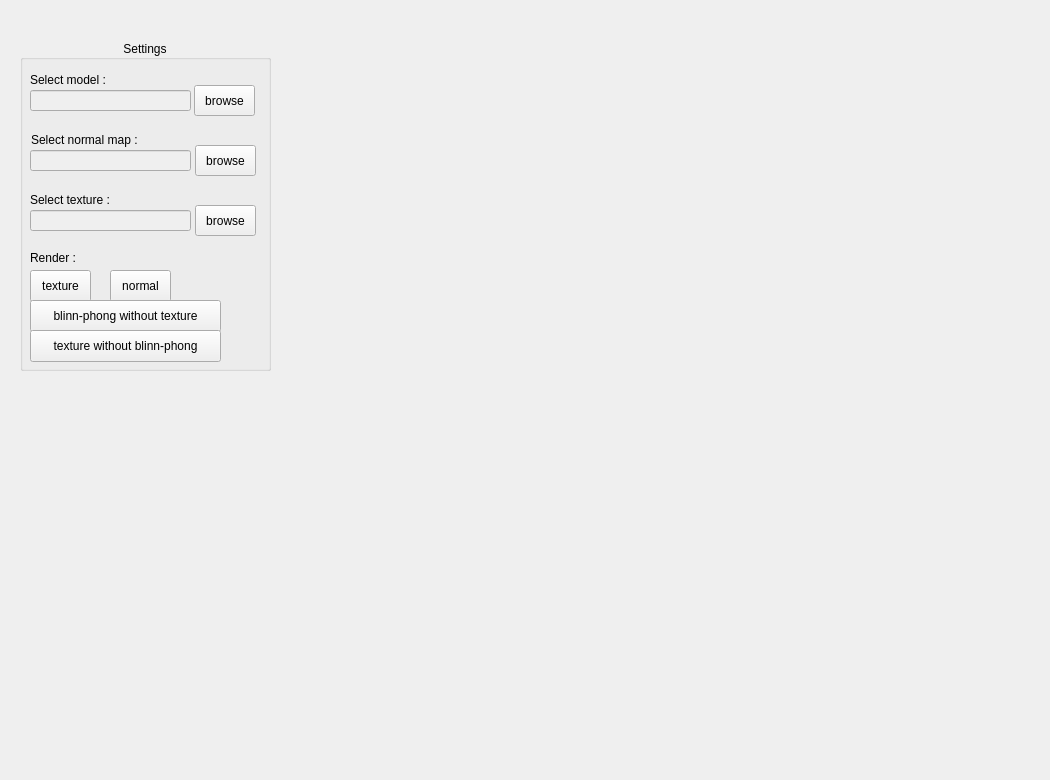
<?xml version="1.0" encoding="UTF-8"?>
<ui version="4.0">
 <class>MainWindow</class>
 <widget class="QMainWindow" name="MainWindow">
  <property name="geometry">
   <rect>
    <x>0</x>
    <y>0</y>
    <width>1050</width>
    <height>780</height>
   </rect>
  </property>
  <property name="windowTitle">
   <string>render GUI</string>
  </property>
  <property name="autoFillBackground">
   <bool>true</bool>
  </property>
  <widget class="QWidget" name="centralwidget">
   <widget class="QGroupBox" name="settings">
    <property name="geometry">
     <rect>
      <x>20</x>
      <y>40</y>
      <width>251</width>
      <height>331</height>
     </rect>
    </property>
    <property name="title">
     <string>Settings</string>
    </property>
    <property name="alignment">
     <set>Qt::AlignCenter</set>
    </property>
    <property name="flat">
     <bool>false</bool>
    </property>
    <property name="checkable">
     <bool>false</bool>
    </property>
    <widget class="QLabel" name="label">
     <property name="geometry">
      <rect>
       <x>10</x>
       <y>30</y>
       <width>101</width>
       <height>20</height>
      </rect>
     </property>
     <property name="text">
      <string>Select model : </string>
     </property>
    </widget>
    <widget class="QPushButton" name="pushButton">
     <property name="geometry">
      <rect>
       <x>174</x>
       <y>45</y>
       <width>61</width>
       <height>31</height>
      </rect>
     </property>
     <property name="text">
      <string>browse</string>
     </property>
    </widget>
    <widget class="QLabel" name="label_2">
     <property name="geometry">
      <rect>
       <x>11</x>
       <y>90</y>
       <width>131</width>
       <height>20</height>
      </rect>
     </property>
     <property name="text">
      <string>Select normal map : </string>
     </property>
    </widget>
    <widget class="QPushButton" name="pushButton_2">
     <property name="geometry">
      <rect>
       <x>175</x>
       <y>105</y>
       <width>61</width>
       <height>31</height>
      </rect>
     </property>
     <property name="text">
      <string>browse</string>
     </property>
    </widget>
    <widget class="QLabel" name="label_3">
     <property name="geometry">
      <rect>
       <x>10</x>
       <y>150</y>
       <width>131</width>
       <height>20</height>
      </rect>
     </property>
     <property name="text">
      <string>Select texture : </string>
     </property>
    </widget>
    <widget class="QPushButton" name="pushButton_3">
     <property name="geometry">
      <rect>
       <x>175</x>
       <y>165</y>
       <width>61</width>
       <height>31</height>
      </rect>
     </property>
     <property name="text">
      <string>browse</string>
     </property>
    </widget>
    <widget class="QLineEdit" name="lineEdit">
     <property name="enabled">
      <bool>false</bool>
     </property>
     <property name="geometry">
      <rect>
       <x>10</x>
       <y>50</y>
       <width>161</width>
       <height>21</height>
      </rect>
     </property>
    </widget>
    <widget class="QLineEdit" name="lineEdit_2">
     <property name="enabled">
      <bool>false</bool>
     </property>
     <property name="geometry">
      <rect>
       <x>10</x>
       <y>110</y>
       <width>161</width>
       <height>21</height>
      </rect>
     </property>
    </widget>
    <widget class="QLineEdit" name="lineEdit_3">
     <property name="enabled">
      <bool>false</bool>
     </property>
     <property name="geometry">
      <rect>
       <x>10</x>
       <y>170</y>
       <width>161</width>
       <height>21</height>
      </rect>
     </property>
    </widget>
    <widget class="QLabel" name="label_4">
     <property name="geometry">
      <rect>
       <x>10</x>
       <y>210</y>
       <width>58</width>
       <height>16</height>
      </rect>
     </property>
     <property name="text">
      <string>Render :</string>
     </property>
    </widget>
    <widget class="QPushButton" name="texture">
     <property name="geometry">
      <rect>
       <x>10</x>
       <y>230</y>
       <width>61</width>
       <height>32</height>
      </rect>
     </property>
     <property name="text">
      <string>texture</string>
     </property>
    </widget>
    <widget class="QPushButton" name="normal">
     <property name="geometry">
      <rect>
       <x>90</x>
       <y>230</y>
       <width>61</width>
       <height>32</height>
      </rect>
     </property>
     <property name="text">
      <string>normal</string>
     </property>
    </widget>
    <widget class="QPushButton" name="blinnPhong">
     <property name="geometry">
      <rect>
       <x>10</x>
       <y>260</y>
       <width>191</width>
       <height>32</height>
      </rect>
     </property>
     <property name="text">
      <string>blinn-phong without texture</string>
     </property>
    </widget>
    <widget class="QPushButton" name="noBlinnPhong">
     <property name="geometry">
      <rect>
       <x>10</x>
       <y>290</y>
       <width>191</width>
       <height>32</height>
      </rect>
     </property>
     <property name="text">
      <string>texture without blinn-phong</string>
     </property>
    </widget>
   </widget>
   <widget class="QLabel" name="image">
    <property name="geometry">
     <rect>
      <x>317</x>
      <y>45</y>
      <width>700</width>
      <height>700</height>
     </rect>
    </property>
    <property name="text">
     <string/>
    </property>
   </widget>
  </widget>
 </widget>
 <resources/>
 <connections/>
</ui>
